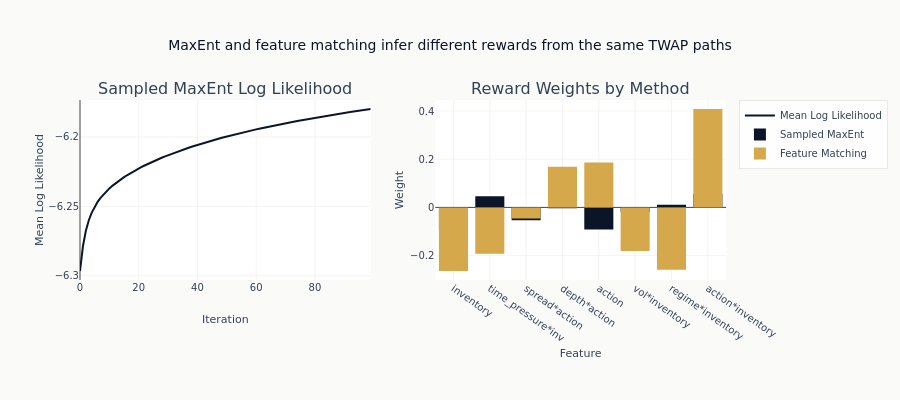

The cell this chart's notebook holds for it:
### Markdown cell above
The shared layout places the MaxEnt likelihood beside a coefficient comparison.
The bottom margin keeps rotated feature labels clear of the x-axis title.

### Code cell
fig.update_layout(
    title="MaxEnt and feature matching infer different rewards from the same TWAP paths",
    showlegend=True,
    height=400,
    barmode="overlay",
    margin=dict(b=120),
)
fig.update_xaxes(title_text="Iteration", row=1, col=1)
fig.update_xaxes(title_text="Feature", tickangle=35, row=1, col=2)
fig.update_yaxes(title_text="Mean Log Likelihood", row=1, col=1)
fig.update_yaxes(title_text="Weight", row=1, col=2)

fig.show()

### Figure 1 — Plotly figure (JSON) as saved in the notebook; plotly's stock layout.template omitted (floating-point values rounded to 4 significant figures)
{"data": [{"line": {"color": "#0a1628"}, "mode": "lines", "name": "Mean Log Likelihood", "type": "scatter", "xaxis": "x", "y": [-6.297, -6.279, -6.268, -6.26, -6.255, -6.25, -6.247, -6.244, -6.241, -6.239, -6.237, -6.235, -6.234, -6.232, -6.23, -6.229, -6.228, -6.226, -6.225, -6.224, -6.223, -6.222, -6.221, -6.22, -6.219, -6.218, -6.217, -6.216, -6.215, -6.214, -6.213, -6.212, -6.212, -6.211, -6.21, -6.209, -6.209, -6.208, -6.207, -6.206, -6.206, -6.205, -6.204, -6.204, -6.203, -6.203, -6.202, -6.201, -6.201, -6.2, -6.2, -6.199, -6.199, -6.198, -6.198, -6.197, -6.197, -6.196, -6.196, -6.195, -6.195, -6.194, -6.194, -6.193, -6.193, -6.192, -6.192, -6.191, -6.191, -6.191, -6.19, -6.19, -6.189, -6.189, -6.189, -6.188, -6.188, -6.187, -6.187, -6.187, -6.186, -6.186, -6.185, -6.185, -6.185, -6.184, -6.184, -6.184, -6.183, -6.183, -6.183, -6.182, -6.182, -6.182, -6.181, -6.181, -6.181, -6.181, -6.18, -6.18], "yaxis": "y"}, {"marker": {"color": "#0a1628"}, "name": "Sampled MaxEnt", "type": "bar", "x": ["inventory", "time_pressure*inv", "spread*action", "depth*action", "action", "vol*inventory", "regime*inventory", "action*inventory"], "xaxis": "x2", "y": [-0.08871, 0.04662, -0.05372, -0.003637, -0.09204, -0.01887, 0.01086, 0.05618], "yaxis": "y2"}, {"marker": {"color": "#D4A84B"}, "name": "Feature Matching", "type": "bar", "x": ["inventory", "time_pressure*inv", "spread*action", "depth*action", "action", "vol*inventory", "regime*inventory", "action*inventory"], "xaxis": "x2", "y": [-0.2639, -0.1921, -0.04593, 0.1685, 0.1868, -0.1813, -0.2592, 0.4083], "yaxis": "y2"}], "layout": {"annotations": [{"font": {"size": 16}, "showarrow": false, "text": "Sampled MaxEnt Log Likelihood", "x": 0.225, "xanchor": "center", "xref": "paper", "y": 1.0, "yanchor": "bottom", "yref": "paper"}, {"font": {"size": 16}, "showarrow": false, "text": "Reward Weights by Method", "x": 0.775, "xanchor": "center", "xref": "paper", "y": 1.0, "yanchor": "bottom", "yref": "paper"}], "barmode": "overlay", "height": 400, "margin": {"b": 120}, "showlegend": true, "title": {"text": "MaxEnt and feature matching infer different rewards from the same TWAP paths"}, "xaxis": {"anchor": "y", "domain": [0.0, 0.45], "title": {"text": "Iteration"}}, "xaxis2": {"anchor": "y2", "domain": [0.55, 1.0], "tickangle": 35, "title": {"text": "Feature"}}, "yaxis": {"anchor": "x", "domain": [0.0, 1.0], "title": {"text": "Mean Log Likelihood"}}, "yaxis2": {"anchor": "x2", "domain": [0.0, 1.0], "title": {"text": "Weight"}}}}
